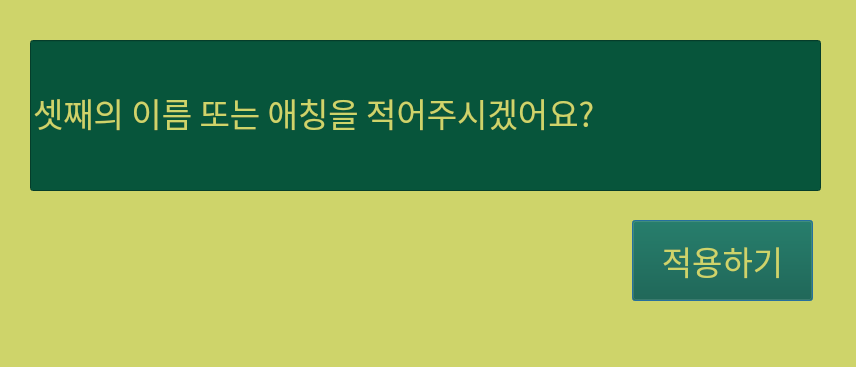
<?xml version="1.0" encoding="UTF-8"?>
<ui version="4.0">
 <class>Dialog</class>
 <widget class="QDialog" name="Dialog">
  <property name="geometry">
   <rect>
    <x>0</x>
    <y>0</y>
    <width>856</width>
    <height>367</height>
   </rect>
  </property>
  <property name="windowTitle">
   <string>셋째 이름을 바꿔요</string>
  </property>
  <property name="styleSheet">
   <string notr="true">background-color:rgb(206, 212, 106);
</string>
  </property>
  <widget class="QLineEdit" name="lineEdit_1">
   <property name="geometry">
    <rect>
     <x>30</x>
     <y>40</y>
     <width>791</width>
     <height>151</height>
    </rect>
   </property>
   <property name="minimumSize">
    <size>
     <width>0</width>
     <height>60</height>
    </size>
   </property>
   <property name="font">
    <font>
     <family>Corbel</family>
     <pointsize>25</pointsize>
    </font>
   </property>
   <property name="styleSheet">
    <string notr="true">background-color: rgb(7, 85, 59);
color:rgb(206, 212, 106);
</string>
   </property>
   <property name="text">
    <string>셋째의 이름 또는 애칭을 적어주시겠어요?</string>
   </property>
  </widget>
  <widget class="QPushButton" name="pushButton">
   <property name="geometry">
    <rect>
     <x>632</x>
     <y>220</y>
     <width>181</width>
     <height>81</height>
    </rect>
   </property>
   <property name="font">
    <font>
     <pointsize>25</pointsize>
    </font>
   </property>
   <property name="styleSheet">
    <string notr="true">background-color: rgb(7, 85, 59);
color:rgb(206, 212, 106);
</string>
   </property>
   <property name="text">
    <string>적용하기</string>
   </property>
  </widget>
 </widget>
 <resources/>
 <connections>
  <connection>
   <sender>pushButton</sender>
   <signal>clicked()</signal>
   <receiver>Dialog</receiver>
   <slot>nameReturnN1_C()</slot>
   <hints>
    <hint type="sourcelabel">
     <x>521</x>
     <y>152</y>
    </hint>
    <hint type="destinationlabel">
     <x>518</x>
     <y>180</y>
    </hint>
   </hints>
  </connection>
 </connections>
 <slots>
  <slot>nameReturnN1_C()</slot>
 </slots>
</ui>
